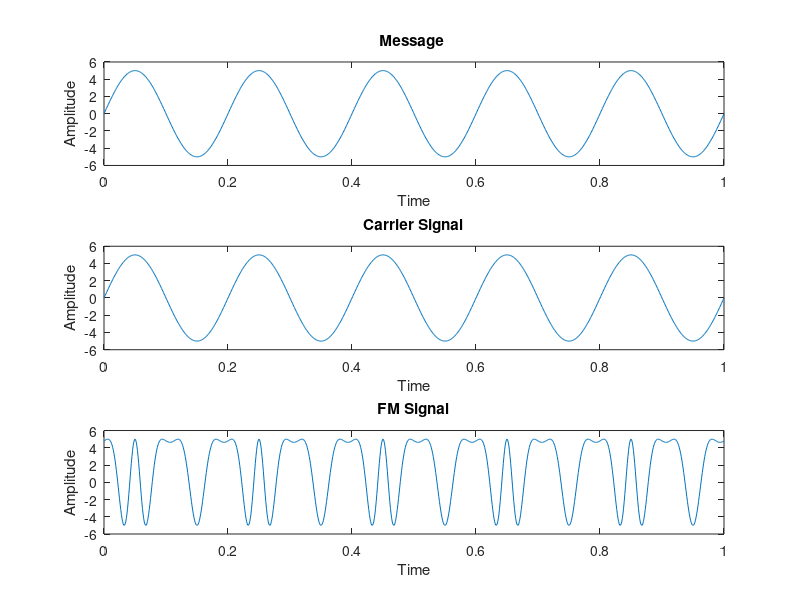

The MATLAB script that drew this image:
clc
clear all
close all
vm = input('Enter Amplitude (Message) = ');
vc = input('Enter Amplitude (Carrier) = ');
fM = input('Enter Message frequency = ');
fc = input('Enter Carrier frequency = ');
m = input('Enter Modulation Index = ');
%%==================================================================

t = 0:0.001:1; %upto 1000 samples
msg = vm*sin(2*pi*fM*t);
subplot(3,1,1); %plotting message signal
plot(t,msg);
xlabel('Time');
ylabel('Amplitude');
title('Message ');

carrier = vc*sin(2*pi*fc*t);
subplot(3,1,2); %plotting carrier signal
plot(t,carrier);
xlabel('Time');
ylabel('Amplitude');
title('Carrier Signal');

y = vc*sin(2*pi*fc*t-m*cos(2*pi*fM*t));
subplot(3,1,3);%plotting FM (Frequency Modulated) signal
plot(t,y);
xlabel('Time');
ylabel('Amplitude');
title('FM Signal');
